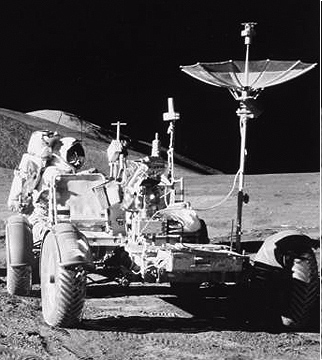
#> input picture Rover.png, 322 x 360 px; its folder holds only this picture in this run
$ python oculus.py
#> lines starting #> are read from the running program, lines starting #| are printed output that depends on the picture
### utils.py
''' utils module

General utilities:

    axes = get_axes(fig, rect, title=None)

    slider = get_slider(fig, rect, label, valmin, valmax, valinit

'''

from   matplotlib.widgets import Slider

# Get 'axes' (rectangular regions) for each image in the figure
def get_axes(fig, rect, title=None):
    ax = fig.add_axes(rect)
    ax.axes.set_xticks([])
    ax.axes.set_yticks([])
    if title:
        ax.set_title(title)
    return ax

# Get slider for a given figure
def get_slider(fig, rect, label, valmin, valmax, valinit):
    ax = get_axes(fig, rect)
    return Slider(ax, label, valmin, valmax, valinit)

# Re-size to even dimensions
def resize_even_dim(imgNp):
    ySize, xSize = imgNp.shape
    if ySize % 2 == 0:
        print 'y dimension is even'
    else:
        print 'y dimension is odd, so drop a row'
        ySize = ySize - 1
        imgNp = imgNp[0:ySize]

    if xSize % 2 == 0:
        print 'x dimension is even'
    else:
        print 'x dimension is odd, so drop a column'
        xSize = xSize - 1
        imgNp = imgNp[:, :xSize]
    return imgNp

### oculus.py
# -*- coding: utf-8 -*-
"""
oculus.py

Created on Wed Sep 28 16:36:45 2016

@author: slehar
"""

import matplotlib
matplotlib.use('TkAgg')  # Bypass use('macos') default incompatible with PyCharm
import matplotlib.pyplot as plt
from   matplotlib.widgets import RadioButtons
from   PIL import Image, ImageDraw
import Tkinter, tkFileDialog
from scipy import signal
import numpy as np
np.seterr(divide='ignore', invalid='ignore') # Ignore divide-by-zero errors
import utils
import blob


class pltFig():
    ''' Plot Figure class '''

    radius = 5.
    snr = 100.
    isnr=1./snr
    slidersLocked = False
    psfMode = 'Disc'
    lineOri = 0.
    lineLength = 100.
    lineWidth = 5.
    lineSkew = 0.

    def __init__(self):

        # Open figure window
        winXSize = 15.  # approx inches
        winYSize = 8.   # in width & height
        self.winAspect = winXSize / winYSize
        self.fig = plt.figure(figsize=(winXSize, winYSize))  # Open the Fig
        self.fig.canvas.set_window_title('Oculus')

        # Axes for Images
        self.axBefore = utils.get_axes(self.fig, [.05, .6, .36 / self.winAspect, .36], 'Before')
        self.axFour   = utils.get_axes(self.fig, [.65, .6, .36 / self.winAspect, .36], 'Fourier')
        self.axPSF    = utils.get_axes(self.fig, [.05, .2, .36 / self.winAspect, .36], 'PSF')
        self.axAfter  = utils.get_axes(self.fig, [.35, .6, .36 / self.winAspect, .36], 'After')
        self.axDiag   = utils.get_axes(self.fig, [.65, .2, .36 / self.winAspect, .36], 'Diagnostic')

        # Disc / Line / Parallelogram Checkbox
        self.rax = plt.axes([0.41, 0.05, 0.2 / self.winAspect, 0.2])
        self.radio = RadioButtons(self.rax, ['Disc', 'Line', 'Parallelogram'])

        # Read Before image
        imgFile = self.get_image()
#> the answer given: Rover.png
        imgPil = Image.open(imgFile).convert('LA')  # LA = 'luminance + alpha
        self.imgNp = np.array(imgPil.convert('L')) / 255.  # Normalize to range [0-1]
        self.ySize, self.xSize = self.imgNp.shape
#> self.ySize = 360; self.xSize = 322
        self.hafY, self.hafX = int(self.ySize / 2), int(self.xSize / 2)
#> self.hafY = 180; self.hafX = 161

        # Convert to numpy array
        self.imgNp = utils.resize_even_dim(self.imgNp)
        self.ySize, self.xSize = self.imgNp.shape

        # Display before image
        plt.sca(self.axBefore)
        self.beforePlot = plt.imshow(self.imgNp, cmap='gray')
        plt.pause(.15)
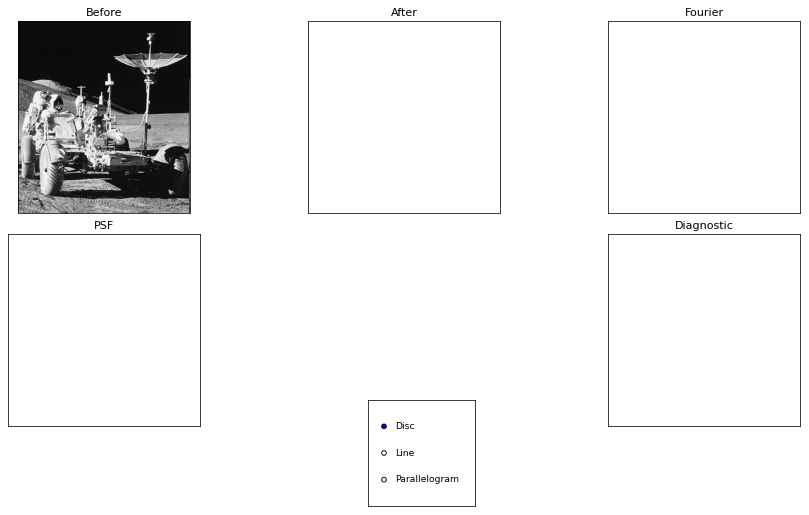
#> figure drawn by matplotlib, 2 panels

        # First Pass Hanning
        # han = np.outer(np.hanning(self.ySize), np.hanning(self.xSize))
        # self.imgNp = self.imgNp * han  # apply hanning window
        #
        # # Display hanning image
        # self.beforePlot.set_data(self.imgNp)

        # Slider 1
        hafRadiusMax = min(self.ySize, self.xSize)  # Setting upper limit to radius focus blur
#> hafRadiusMax = 322
        self.slider1 = utils.get_slider(self.fig, [0.35, 0.5, 0.234, 0.04], 'radius', 0.5, hafRadiusMax / 10, valinit=5.)
        rad1 = np.log(self.slider1.val)  # make log control
        self.slider1.valtext.set_text(rad1)
        self.slider1.on_changed(self.update1)

        # Set PSF image based on mode
        self.imgPSF = np.zeros([2 * self.hafY, 2 * self.hafX])
        self.pilPSF = Image.fromarray(self.imgPSF, 'L')
        # self.draw   = ImageDraw.Draw(self.pilPSF)

        # Generate PSF image
        self.modefunc('Disc')

        # Display PSF image
        plt.sca(self.axPSF)
        self.psfPlot = plt.imshow(self.imgPSF, cmap='gray')

        # Do Fourier filtering
        self.fourier_filter()

        # Display Fourier image
        plt.sca(self.axFour)
        self.fourPlot = plt.imshow(self.fourLog.real, cmap='gray')

        # Display Fourier inverse image
        plt.sca(self.axAfter)
        self.invPlot = plt.imshow(self.fourInv.real, cmap='gray')

        # Display KLog image
        plt.sca(self.axDiag)
        self.diagPlot = plt.imshow(self.KLog.real, cmap='gray')

        # Display After image
        plt.sca(self.axAfter)

        # Slider 2
        self.slider2 = utils.get_slider(self.fig, [0.35, 0.4509, 0.234, 0.04], 'angle', -np.pi, np.pi, valinit=0.)
        self.lineOri = self.slider2.val
        self.slider2.on_changed(self.update2)

        # Slider 3
        self.slider3 = utils.get_slider(self.fig, [0.35, 0.40, 0.234, 0.04], 'SNR', 1., 1000., valinit=100.)
        self.snr = self.slider3.val
        self.slider3.on_changed(self.update3)

        # Slider 4
        self.slider4 = utils.get_slider(self.fig, [0.35, 0.35, 0.234, 0.04], 'linewidth', 1, 50, valinit=5)
        self.lineWidth = self.slider4.val
        self.slider4.on_changed(self.update4)

        # Slider 5
        self.slider5 = utils.get_slider(self.fig, [0.35, 0.3, 0.234, 0.04], 'skew',  -np.pi, np.pi, valinit=0)
        self.lineSkew = self.slider5.val
        self.slider5.on_changed(self.update5)

        self.beforePlot.set_data(self.imgNp)

        self.diagPlot.set_data(self.imgNp)

        self.radio.on_clicked(self.modefunc)

        self.fig.canvas.mpl_connect('key_press_event', self.press)


    # [138 lines left out: functions update, modefunc, fourier_filter, press, not called in this run]

    def get_image(self):
        ''' get_image '''


        # Get image using finder dialog
        root = Tkinter.Tk()
        root.withdraw()  # Hide the root window
        imgFile = tkFileDialog.askopenfilename(title='Select Image',
                                               initialdir=".",
                                               initialfile='blr.png')

        return imgFile

    def angleMod(self, angle):

        return angle % (2 * np.pi)

    # [39 lines left out: functions autocorrelate, xcorr, update1, update2, update3, update4 and 1 more, not called in this run]


#> (the run stopped early here; a loop or call above may not have finished)

$ run again, on blr.png
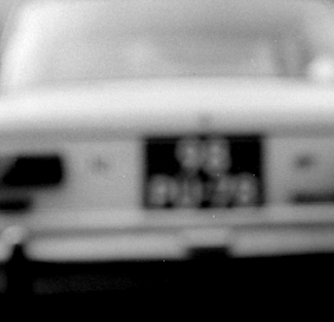
#> input picture blr.png, 334 x 322 px
#> in __init__, `plt.pause(.15)`:
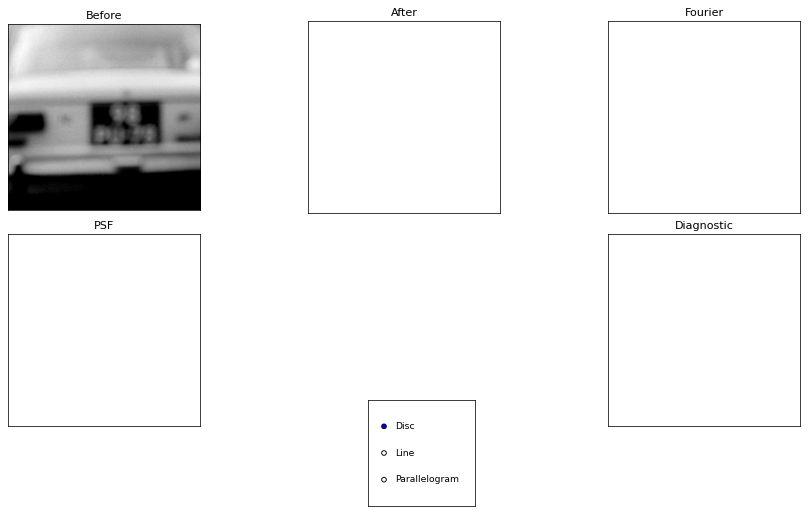
#> figure drawn by matplotlib, 2 panels
